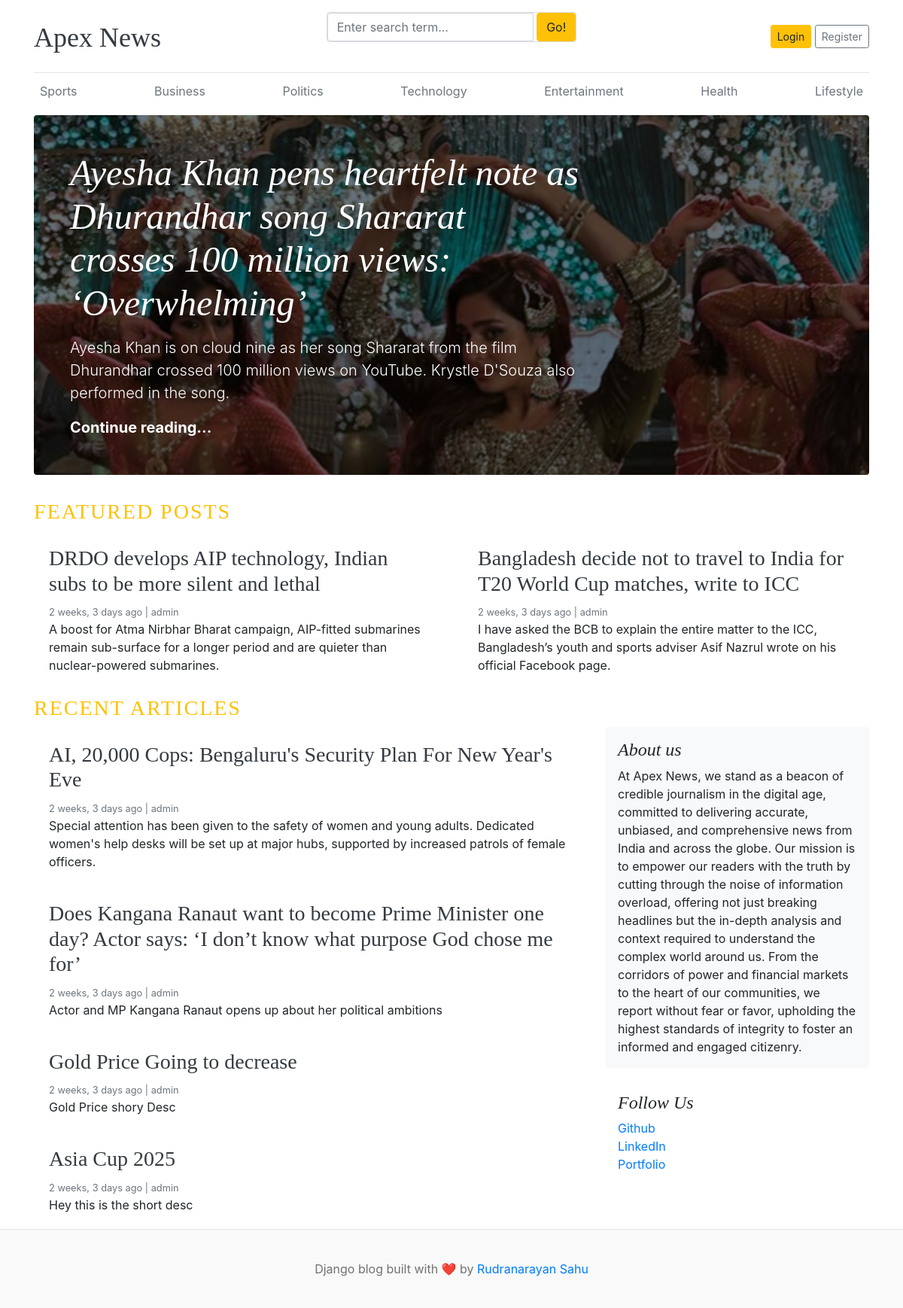
/, run on an earlier commit of the app's database.
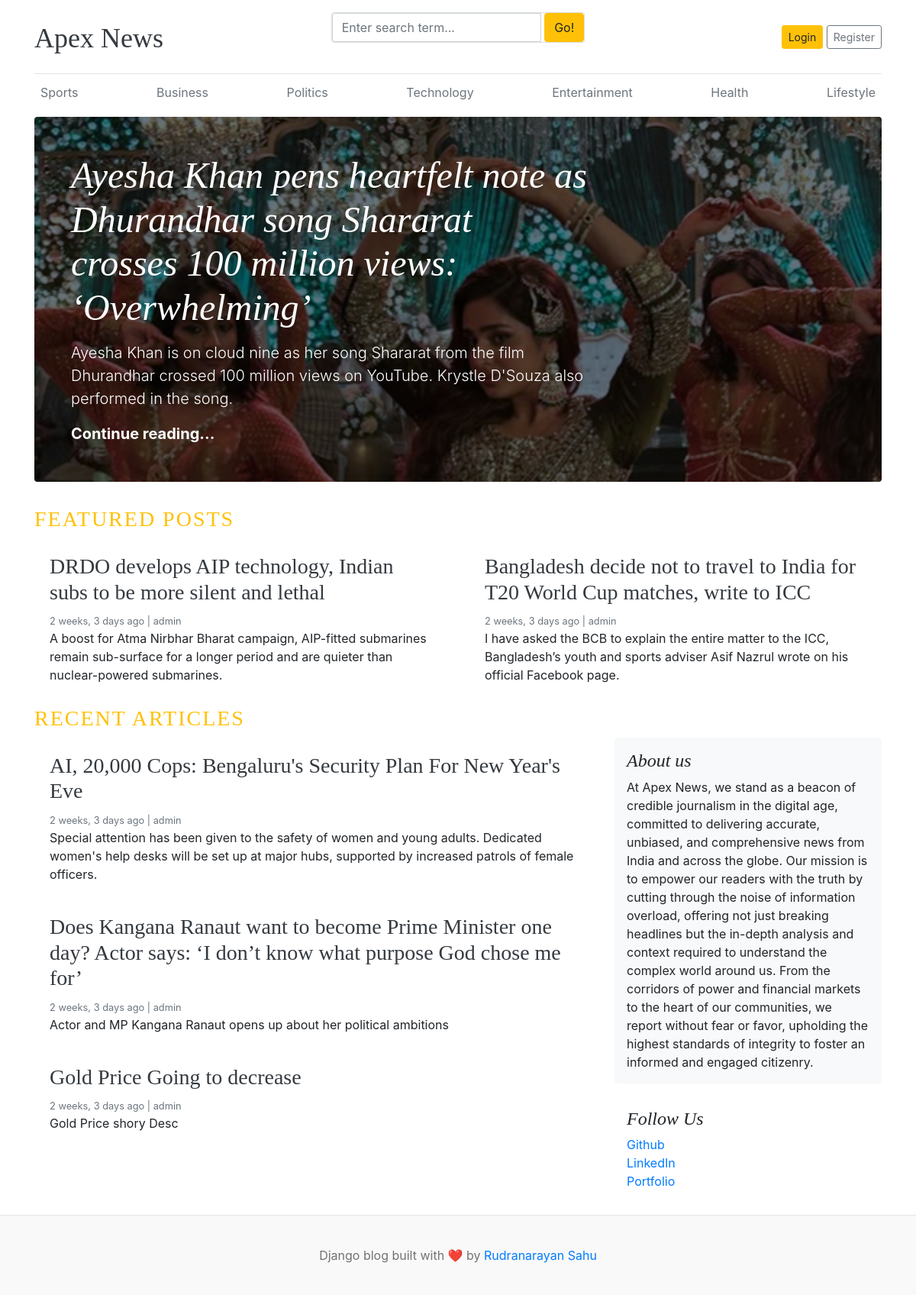
And on a later commit of the database.
### blogs/models.py (models this page shows, shortened)
class Category(models.Model):
    category_name = models.CharField(max_length=50, unique=True)
    created_at = models.DateTimeField(auto_now_add=True)
    updated_at = models.DateTimeField(auto_now=True)
    class Meta:
        verbose_name = "Category"
        verbose_name_plural = "Categories"

class Blog(models.Model):
    title = models.CharField(max_length=200)
    slug = models.SlugField(max_length=200, unique=True, blank=True)
    category = models.ForeignKey(Category, on_delete=models.CASCADE)
    author = models.ForeignKey(User, on_delete=models.CASCADE)
    featured_image = models.ImageField(upload_to='uploads/%Y/%m/%d/',)
    short_description = models.TextField(max_length=500)
    blog_body = models.TextField(max_length=2000)
    status = models.CharField(max_length=20, choices=STATUS_CHOICES, default="Draft")
    is_featured = models.BooleanField(default=False)
    created_at = models.DateTimeField(auto_now_add=True)
    updated_at = models.DateTimeField(auto_now=True)
    class Meta:
        verbose_name = "Blog"
        verbose_name_plural = "Blogs"

### background/models.py (models this page shows, shortened)
class AboutModel(models.Model):
    title = models.CharField(max_length=200)
    content = models.TextField()
    created_at = models.DateTimeField(auto_now_add=True)
    updated_at = models.DateTimeField(auto_now=True)
    class Meta:
        verbose_name = "About"
        verbose_name_plural = "About"

class SocialLinks(models.Model):
    platform = models.CharField(max_length=100)
    url = models.URLField()
    created_at = models.DateTimeField(auto_now_add=True)
    updated_at = models.DateTimeField(auto_now=True)
    class Meta:
        verbose_name = "Social Link"
        verbose_name_plural = "Social Links"

### blog_main/views.py (the view)
# urls.py: 2. Add a URL to urlpatterns:  path('', views.home, name='home')
def home(request):
    featured_posts = Blog.objects.filter(is_featured=True).order_by('-created_at')
    posts = Blog.objects.filter(is_featured=False, status="Published").order_by('-created_at')
    try:
        about = AboutModel.objects.get()
    except AboutModel.DoesNotExist:
        about = None
    context = {
        'featured_posts': featured_posts,
        'posts': posts,
        'about': about,
    }
    return render(request, 'home.html', context)

### blogs/context_processors.py (called while the page is built)
def get_categories(request):
    from blogs.models import Category
    categories = Category.objects.all()
    return {'categories': categories}

def get_social_links(request):
    social_links = SocialLinks.objects.all()
    return {'social_links': social_links}

### templates/home.html (shortened to what this page needs)
{% extends 'base.html' %}
{% block content %}
        {% for post in featured_posts %} {% if forloop.first %}
        <div class="jumbotron p-3 p-md-5 text-white rounded bg-dark"
            style="background-image: url({{ post.featured_image.url }});background-blend-mode: overlay;background-size:cover;">
            <div class="col-md-8 px-0">
                <h1 class="display-4 font-italic">{{ post.title }}</h1>
                <p class="lead my-3">{{ post.short_description | truncatewords:30 }}</p>
                <p class="lead mb-0">
                    <a href="{% url 'blogs' post.slug %}" class="text-white font-weight-bold">Continue reading...</a>
                </p>
            </div>
        </div>
        {% endif %} {% endfor %}
        <h3 class="text-uppercase text-warning" style="letter-spacing: 2px">
            Featured Posts
        </h3>
        <div class="row mb-2">
            {% for post in featured_posts %} {% if not forloop.first %}
            <div class="col-md-6">
                <div class="card border-0">
                    <div class="card-body">
                        <h3><a class="text-dark" href="{% url 'blogs' post.slug %}">{{ post.title }}</a></h3>
                        <small class="mb-1 text-muted">{{ post.created_at | timesince }} ago | {{ post.author }}</small>
                        <p class="card-text">{{ post.short_description | truncatewords:30 }}</p>
                    </div>
                </div>
            </div>
            {% endif %} {% endfor %}
        </div>
        <h3 class="text-uppercase text-warning" style="letter-spacing: 2px">
            Recent Articles
        </h3>
        <main role="main" class="container p-0">
            <div class="row">
                <div class="col-md-8 blog-main">
                    {% for post in posts %}
                    <div class="card border-0">
                        <div class="card-body">
                            <h3><a class="text-dark" href="{% url 'blogs' post.slug %}">{{ post.title }}</a></h3>
                            <small class="mb-1 text-muted">{{ post.created_at | timesince }} ago | {{ post.author }}</small>
                            <p class="card-text">{{ post.short_description | truncatewords:50 }}</p>
                        </div>
                    </div>
                    {% endfor %}
                </div>
                <aside class="col-md-4 blog-sidebar">
                    <div class="p-3 mb-3 bg-light rounded">
                        <h4 class="font-italic">{{ about.title }}</h4>
                        <p class="mb-0">
                            {{ about.content }}
                        </p>
                    </div>
                    {% if social_links %}
                    <div class="p-3">
                        <h4 class="font-italic">Follow Us</h4>
                        <ol class="list-unstyled">
                            {% for i in social_links %}
                            <li><a href="{{ i.url }}" target="_blank">{{ i.platform }}</a></li>
                            {% endfor %}
                        </ol>
                    </div>
                    {% endif %}
                </aside>
            </div>
        </main>
    </div>
{% endblock %}

### templates/base.html (shortened to what this page needs)
{% load static %}
<!DOCTYPE html>
<html lang="en">
<head>
    <link href="https://getbootstrap.com/docs/4.0/dist/css/bootstrap.min.css" rel="stylesheet" />
    <link href="{% static 'css/blog.css' %}" rel="stylesheet" />
</head>
<body>
    <div class="container">
        <header class="blog-header py-3">
            <div class="row flex-nowrap justify-content-between align-items-center">
                <div class="col-4 pt-1">
                    <a class="blog-header-logo text-dark" href="/">Apex News</a>
                </div>
                <div class="card mb-4">
                        <form action ="{% url 'search_blogs' %}" method="GET">
                            <div class="input-group">
                                <input class="form-control" type="text" name="keyword" value="{{ keyword }}" placeholder="Enter search term..." aria-label="Enter search term..." aria-describedby="button-search" /> &nbsp;
                                <button type="submit" class="btn btn-warning" id="button-search" type="button">Go!</button>
                            </div>
                        </form>
                </div>
                <div class="col-4 d-flex justify-content-end align-items-center">
                    {% if not user.is_authenticated %}
                    <a class="btn btn-sm btn-warning" href="{% url 'login' %}">Login</a> &nbsp;
                    <a class="btn btn-sm btn-outline-secondary" href="{% url 'register' %}">Register</a>
                    {% else %}
                    <span>Welcome, <span class="text-primary">{{ user.username }}</span>!</span> &nbsp; &nbsp;
                    <a class="btn btn-sm btn-warning" href="{% url 'dashboard' %}">Dashboard</a>&nbsp; &nbsp;
                    <a class="btn btn-sm btn-outline-secondary" href="{% url 'logout' %}">Logout</a>
                    {% endif %}
                </div>
            </div>
        </header>
        <div class="nav-scroller py-1 mb-2">
            <nav class="nav d-flex justify-content-between">
                {% for category in categories %}
                <a class="p-2 text-muted" href="{% url 'posts_by_category' category.id %}">{{ category.category_name }}</a>
                {% endfor %}
            </nav>
        </div>
    {% block content %}
    {% endblock %}
    <footer class="blog-footer">
        <p>Django blog built with ❤️ by <a href="#">Rudranarayan Sahu</a></p>
    </footer>
</body>
</html>

### blog_main/static/css/blog.css (style rules this page uses)
.blog-header { border-bottom: 1px solid #e5e5e5; }
.blog-header-logo { font-family: "Playfair Display", Georgia, "Times New Roman", serif; font-size: 2.25rem; }
h1, h2, h3, h4, h5, h6 { font-family: "Playfair Display", Georgia, "Times New Roman", serif; }
.display-4 { font-size: 2.5rem; }
@media (min-width: 768px) { .display-4 { font-size: 3rem; } }
.blog-footer { padding: 2.5rem 0; color: #727272; text-align: center; background-color: #f9f9f9; border-top: .05rem solid #e5e5e5; }
.blog-footer p:last-child { margin-bottom: 0; }

What changed in the data, as far as the page shows it:
removed Blog: title "Asia Cup 2025", created_at "2 weeks, 3 days", author "admin", short_description "Hey this is the short desc", shown under "RECENT ARTICLES"
